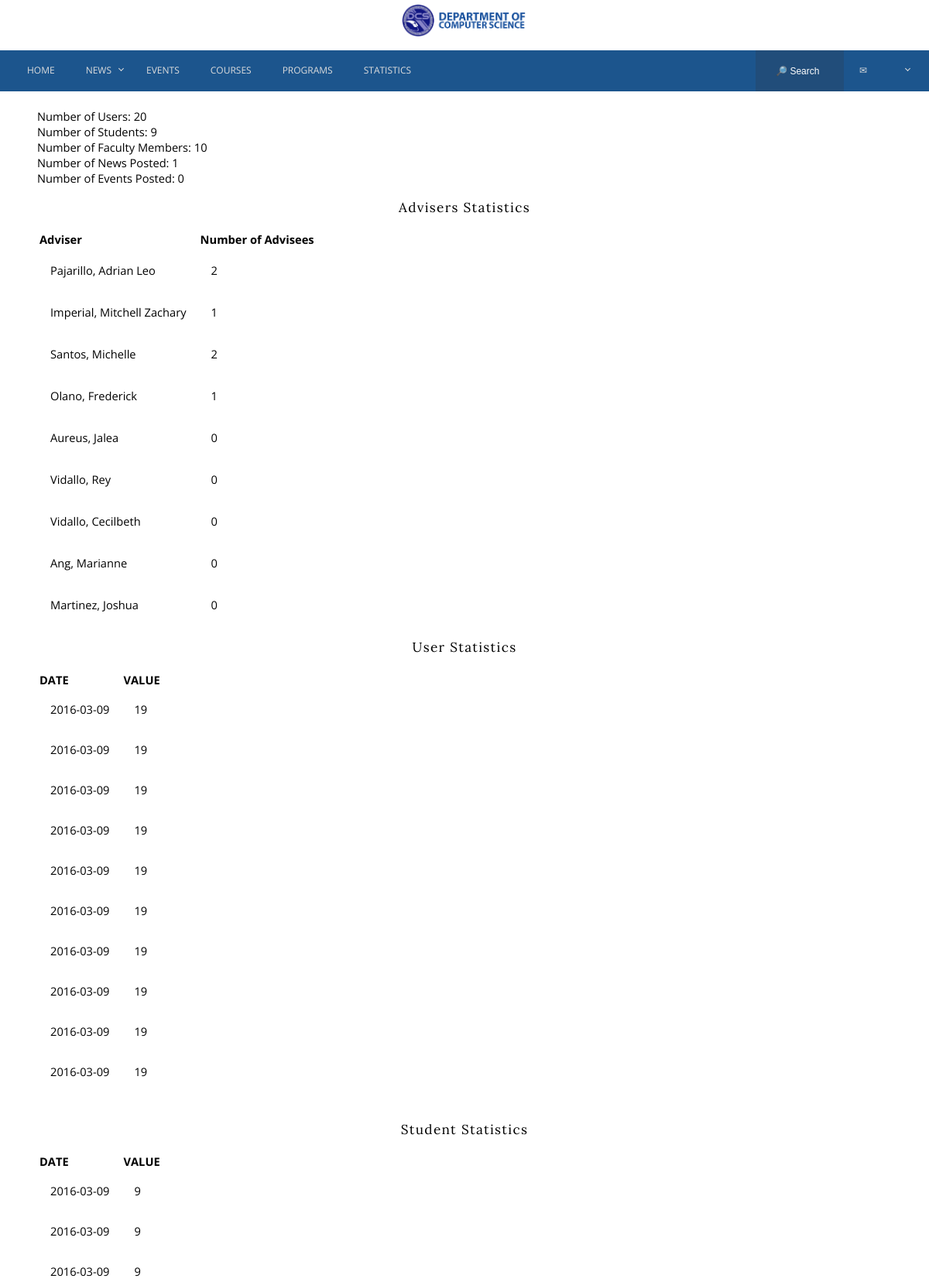
Screenshot of /siteStatistics.php (upper part) with the database file from the repository.
### tables this page shows
CREATE TABLE IF NOT EXISTS `users` (
  `user_id` int(6) NOT NULL,
  `user_type` tinyint(1) NOT NULL,
  `username` varchar(10) NOT NULL,
  `password` varchar(32) NOT NULL,
  `first_name` varchar(25) NOT NULL,
  `middle_name` varchar(25) NOT NULL,
  `last_name` varchar(25) NOT NULL,
  `gender` char(1) NOT NULL,
  `birth_date` date NOT NULL,
  `address` text NOT NULL,
  `major` enum('IS','IT','CS','') NOT NULL,
  `gbox_acct` varchar(48) NOT NULL
);

CREATE TABLE IF NOT EXISTS `users_statistics` (
  `id` int(6) NOT NULL,
  `value` int(9) NOT NULL,
  `date` date NOT NULL
);

CREATE TABLE IF NOT EXISTS `students_statistics` (
  `id` int(6) NOT NULL,
  `value` int(9) NOT NULL,
  `date` date NOT NULL
);

### siteStatistics.php (the view, shortened to what this page needs)
<!DOCTYPE html>
<?php
			require('header.php');
			echo "<br><br>";
			require('navbar.php');
			echo "<br><br><br><br><br>";
			function countUsers()
			{
				$usercount_sql = "SELECT COUNT(*) as userCount FROM users";
				$usercount_result = mysqli_query($GLOBALS["conn"], $usercount_sql);
				if (mysqli_num_rows($usercount_result) > 0)
				{
				    $row = mysqli_fetch_assoc($usercount_result);
				    $usercount_value = $row["userCount"];
		    	}
				echo "Number of Users: " . $usercount_value . "<br>";
			}
			function countStudents()
			{
				$studentcount_sql = "SELECT COUNT(*) as studentCount FROM students";
				$studentcount_result = mysqli_query($GLOBALS["conn"], $studentcount_sql);
				if (mysqli_num_rows($studentcount_result) > 0)
				{
				    $row = mysqli_fetch_assoc($studentcount_result);
				    $studentcount_value = $row["studentCount"];
		    	}
				echo "Number of Students: " . $studentcount_value . "<br>";
			}
			function countFaculty()
			{
				$facultycount_sql = "SELECT COUNT(*) as facultyCount FROM faculty";
				$facultycount_result = mysqli_query($GLOBALS["conn"], $facultycount_sql);
				if (mysqli_num_rows($facultycount_result) > 0)
				{
				    $row = mysqli_fetch_assoc($facultycount_result);
				    $facultycount_value = $row["facultyCount"];
		    	}
				echo "Number of Faculty Members: " . $facultycount_value . "<br>";
			}
			function countNews()
			{
				$newscount_sql = "SELECT COUNT(*) as newsCount FROM news";
				$newscount_result = mysqli_query($GLOBALS["conn"], $newscount_sql);
				if (mysqli_num_rows($newscount_result) > 0)
				{
				    $row = mysqli_fetch_assoc($newscount_result);
				    $newscount_value = $row["newsCount"];
		    	}
				echo "Number of News Posted: " . $newscount_value . "<br>";
			}
			function countEvents()
			{
				$eventcount_sql = "SELECT COUNT(*) as eventCount FROM event";
				$eventcount_result = mysqli_query($GLOBALS["conn"], $eventcount_sql);
				if (mysqli_num_rows($eventcount_result) > 0)
				{
				    $row = mysqli_fetch_assoc($eventcount_result);
				    $eventcount_value = $row["eventCount"];
		    	}
				echo "Number of Events Posted: " . $eventcount_value . "<br>";
			}
			function countAdvisees()
			{
				echo "<h3>Advisers Statistics</h3>";
				$advisers_sql = "SELECT * from faculty WHERE status=0";
				$advisers_result = mysqli_query($GLOBALS["conn"], $advisers_sql);
				if (mysqli_num_rows($advisers_result) > 0)
				{
					echo "<table id='advisees'>";
					echo "<tr>";
					echo "<th>Adviser</th>";
					echo "<th>Number of Advisees</th>";
					echo "</tr>";
					while($row_adviser = mysqli_fetch_assoc($advisers_result))
					{
						$getNames_sql = "SELECT first_name, last_name from users WHERE username='" . $row_adviser["faculty_id"] . "'";
						$getNames_result = mysqli_query($GLOBALS["conn"], $getNames_sql);
						if(mysqli_num_rows($getNames_result) > 0)
						{
							while($row_user = mysqli_fetch_assoc($getNames_result))
							{
								echo "<tr>";
								echo "<tr>";
								echo "<td>" . $row_user["last_name"] . ", " . $row_user["first_name"] . "</td>";
								$advisees_sql = "SELECT COUNT(*) as adviseeCount from students WHERE adviser_id='" . $row_adviser["faculty_id"] . "'";
								$advisees_result = mysqli_query($GLOBALS["conn"], $advisees_sql);
								if(mysqli_num_rows($advisees_result) > 0)
								{
									$row_advisee = mysqli_fetch_assoc($advisees_result);
									echo "<td>" . $row_advisee["adviseeCount"] . "</td>";
								}
								else
								{
									echo "<td>Not an adviser</td>";
								}
								echo "</tr>";
							}
						}
					}
					echo "</table>";
				}
				else
				{
					echo "0 Results<br>";
				}
			}
			function fetchUSerStatistics()
			{
				echo "<h3>User Statistics</h3>";
				echo "<table id='users'>";
				echo "<tr>";
				echo "<th>DATE</th>";
				echo "<th>VALUE</th>";
				echo "</tr>";
				$fetch_userStatistics_sql = "SELECT * FROM users_statistics ORDER BY date DESC LIMIT 10";
				$fetch_userStatistics_result = mysqli_query($GLOBALS["conn"], $fetch_userStatistics_sql);
				if (mysqli_num_rows($fetch_userStatistics_result) > 0)
				{
					while ($row = mysqli_fetch_assoc($fetch_userStatistics_result))
					{
						echo "<tr>";
						echo "<td>" . $row["date"] .  "</td>";
						echo "<td>" . $row["value"] . "</td>";
						echo "</tr>";
					}
				}
				echo "</table><br>";
			}
			function fetchStudentStatistics()
			{
				echo "<h3>Student Statistics</h3>";
				echo "<table id='students'>";
				echo "<tr>";
				echo "<th>DATE</th>";
				echo "<th>VALUE</th>";
				echo "</tr>";
				$fetch_studentStatistics_sql = "SELECT * FROM students_statistics ORDER BY date DESC LIMIT 10";
				$fetch_studentStatistics_result = mysqli_query($GLOBALS["conn"], $fetch_studentStatistics_sql);
				if (mysqli_num_rows($fetch_studentStatistics_result) > 0)
				{
					while ($row = mysqli_fetch_assoc($fetch_studentStatistics_result))
					{
						echo "<tr>";
						echo "<td>" . $row["date"] .  "</td>";
						echo "<td>" . $row["value"] . "</td>";
						echo "</tr>";
					}
				}
				echo "</table><br>";
			}
			function fetchFacultyStatistics()
			{
				echo "<table id='faculty'>";
				echo "</table><br>";
			}
			function fetchEventStatistics()
			{
				echo "<table id='events'>";
				echo "</table><br>";
			}
			function fetchNewsStatistics()
			{
				echo "<table id='news'>";
				echo "</table><br>";
			}
			function fetchVisitStatistics()
			{
				echo "<table id='visits'>";
				echo "</table><br>";
			}
			function fetchCurriculumDownloadStatistics()
			{
				echo "<table id='curr_downloads'>";
				echo "</table><br>";
			}
			echo "<div style='margin-left:4%;margin-right:4%;'>";
			countUsers();
			countStudents();
			countFaculty();
			countNews();
			countEvents();
			countAdvisees();
			fetchUSerStatistics();
			fetchStudentStatistics();
			fetchFacultyStatistics();
			fetchEventStatistics();
			fetchNewsStatistics();
			fetchVisitStatistics();
			fetchCurriculumDownloadStatistics();
		?>
	</body>
</html>

### css/styles.css (style rules this page uses)
body, html { margin: 0; padding: 0; overflow-x: hidden; }
h1, h2, h3, h4, h5, h6 { font-family: 'Lora', serif; letter-spacing: 1pt; text-align: center; font-weight: normal; }
body { font-family: 'Open Sans', sans-serif; text-align: justify; font-size: 11pt; }

### header.php (style rules this page uses)
td { padding: 15px; }

### rows the page displays
users: last_name "Pajarillo", first_name "Adrian Leo", adviseeCount "2"
users: last_name "Imperial", first_name "Mitchell Zachary", adviseeCount "1"
users: last_name "Santos", first_name "Michelle", adviseeCount "2"
users: last_name "Olano", first_name "Frederick", adviseeCount "1"
users: last_name "Aureus", first_name "Jalea", adviseeCount "0"
users: last_name "Vidallo", first_name "Rey", adviseeCount "0"
users: last_name "Vidallo", first_name "Cecilbeth", adviseeCount "0"
users: last_name "Ang", first_name "Marianne", adviseeCount "0"
users: last_name "Martinez", first_name "Joshua", adviseeCount "0"
users_statistics: date "2016-03-09", value "19"
users_statistics: date "2016-03-09", value "19"
users_statistics: date "2016-03-09", value "19"
users_statistics: date "2016-03-09", value "19"
users_statistics: date "2016-03-09", value "19"
users_statistics: date "2016-03-09", value "19"
users_statistics: date "2016-03-09", value "19"
users_statistics: date "2016-03-09", value "19"
users_statistics: date "2016-03-09", value "19"
users_statistics: date "2016-03-09", value "19"
students_statistics: date "2016-03-09", value "9"
students_statistics: date "2016-03-09", value "9"
students_statistics: date "2016-03-09", value "9"

### other values shown
$usercount_value "20"
$studentcount_value "9"
$facultycount_value "10"
$newscount_value "1"
$eventcount_value "0"
